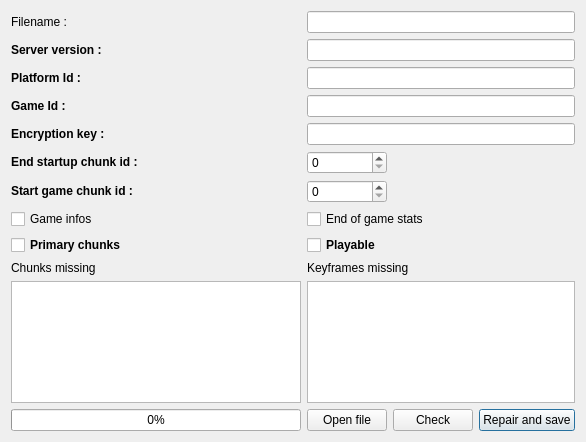
<?xml version="1.0" encoding="UTF-8"?>
<ui version="4.0">
 <class>RepairToolDialog</class>
 <widget class="QDialog" name="RepairToolDialog">
  <property name="enabled">
   <bool>true</bool>
  </property>
  <property name="geometry">
   <rect>
    <x>0</x>
    <y>0</y>
    <width>586</width>
    <height>442</height>
   </rect>
  </property>
  <property name="windowTitle">
   <string>Repair Tool</string>
  </property>
  <layout class="QGridLayout" name="gridLayout">
   <item row="2" column="1" colspan="3">
    <widget class="QLineEdit" name="lineEdit_platformid"/>
   </item>
   <item row="5" column="0">
    <widget class="QLabel" name="label_2">
     <property name="sizePolicy">
      <sizepolicy hsizetype="Preferred" vsizetype="Fixed">
       <horstretch>0</horstretch>
       <verstretch>0</verstretch>
      </sizepolicy>
     </property>
     <property name="font">
      <font>
       <weight>75</weight>
       <bold>true</bold>
      </font>
     </property>
     <property name="text">
      <string>End startup chunk id :</string>
     </property>
    </widget>
   </item>
   <item row="6" column="0">
    <widget class="QLabel" name="label_3">
     <property name="sizePolicy">
      <sizepolicy hsizetype="Preferred" vsizetype="Fixed">
       <horstretch>0</horstretch>
       <verstretch>0</verstretch>
      </sizepolicy>
     </property>
     <property name="font">
      <font>
       <weight>75</weight>
       <bold>true</bold>
      </font>
     </property>
     <property name="text">
      <string>Start game chunk id :</string>
     </property>
    </widget>
   </item>
   <item row="12" column="3">
    <widget class="QPushButton" name="pushButton_repairandsave">
     <property name="sizePolicy">
      <sizepolicy hsizetype="Minimum" vsizetype="Fixed">
       <horstretch>0</horstretch>
       <verstretch>0</verstretch>
      </sizepolicy>
     </property>
     <property name="text">
      <string>Repair and save</string>
     </property>
    </widget>
   </item>
   <item row="0" column="0">
    <widget class="QLabel" name="label_filename">
     <property name="sizePolicy">
      <sizepolicy hsizetype="Preferred" vsizetype="Fixed">
       <horstretch>0</horstretch>
       <verstretch>0</verstretch>
      </sizepolicy>
     </property>
     <property name="text">
      <string>Filename :</string>
     </property>
    </widget>
   </item>
   <item row="0" column="1" colspan="3">
    <widget class="QLineEdit" name="lineEdit_filename"/>
   </item>
   <item row="10" column="0">
    <widget class="QListWidget" name="listWidget_chunks"/>
   </item>
   <item row="10" column="1" colspan="3">
    <widget class="QListWidget" name="listWidget_keyframes"/>
   </item>
   <item row="2" column="0">
    <widget class="QLabel" name="label_6">
     <property name="font">
      <font>
       <weight>75</weight>
       <bold>true</bold>
      </font>
     </property>
     <property name="text">
      <string>Platform Id :</string>
     </property>
    </widget>
   </item>
   <item row="3" column="0">
    <widget class="QLabel" name="label_7">
     <property name="font">
      <font>
       <weight>75</weight>
       <bold>true</bold>
      </font>
     </property>
     <property name="text">
      <string>Game Id :</string>
     </property>
    </widget>
   </item>
   <item row="9" column="1" colspan="3">
    <widget class="QLabel" name="label_4">
     <property name="text">
      <string>Keyframes missing</string>
     </property>
    </widget>
   </item>
   <item row="3" column="1" colspan="3">
    <widget class="QLineEdit" name="lineEdit_gameid"/>
   </item>
   <item row="9" column="0">
    <widget class="QLabel" name="label">
     <property name="text">
      <string>Chunks missing</string>
     </property>
    </widget>
   </item>
   <item row="4" column="0">
    <widget class="QLabel" name="label_8">
     <property name="font">
      <font>
       <weight>75</weight>
       <bold>true</bold>
      </font>
     </property>
     <property name="text">
      <string>Encryption key :</string>
     </property>
    </widget>
   </item>
   <item row="4" column="1" colspan="3">
    <widget class="QLineEdit" name="lineEdit_encryptionkey"/>
   </item>
   <item row="8" column="1" colspan="3">
    <widget class="QCheckBox" name="checkBox_playable">
     <property name="font">
      <font>
       <weight>75</weight>
       <bold>true</bold>
      </font>
     </property>
     <property name="text">
      <string>Playable</string>
     </property>
    </widget>
   </item>
   <item row="8" column="0">
    <widget class="QCheckBox" name="checkBox_primarychunks">
     <property name="font">
      <font>
       <weight>75</weight>
       <bold>true</bold>
      </font>
     </property>
     <property name="text">
      <string>Primary chunks</string>
     </property>
    </widget>
   </item>
   <item row="12" column="1">
    <widget class="QPushButton" name="pushButton_openfile">
     <property name="text">
      <string>Open file</string>
     </property>
    </widget>
   </item>
   <item row="12" column="2">
    <widget class="QPushButton" name="pushButton_check">
     <property name="text">
      <string>Check</string>
     </property>
    </widget>
   </item>
   <item row="1" column="0">
    <widget class="QLabel" name="label_5">
     <property name="font">
      <font>
       <weight>75</weight>
       <bold>true</bold>
      </font>
     </property>
     <property name="text">
      <string>Server version :</string>
     </property>
    </widget>
   </item>
   <item row="1" column="1" colspan="3">
    <widget class="QLineEdit" name="lineEdit_serverversion"/>
   </item>
   <item row="7" column="0">
    <widget class="QCheckBox" name="checkBox_gameinfos">
     <property name="text">
      <string>Game infos</string>
     </property>
    </widget>
   </item>
   <item row="12" column="0">
    <widget class="QProgressBar" name="progressBar">
     <property name="value">
      <number>0</number>
     </property>
    </widget>
   </item>
   <item row="7" column="1" colspan="3">
    <widget class="QCheckBox" name="checkBox_endofgamestats">
     <property name="text">
      <string>End of game stats</string>
     </property>
    </widget>
   </item>
   <item row="6" column="1">
    <widget class="QSpinBox" name="spinBox_startgamechunkid"/>
   </item>
   <item row="5" column="1">
    <widget class="QSpinBox" name="spinBox_endstartupchunkid"/>
   </item>
  </layout>
 </widget>
 <tabstops>
  <tabstop>lineEdit_filename</tabstop>
  <tabstop>lineEdit_serverversion</tabstop>
  <tabstop>lineEdit_platformid</tabstop>
  <tabstop>lineEdit_gameid</tabstop>
  <tabstop>lineEdit_encryptionkey</tabstop>
  <tabstop>spinBox_endstartupchunkid</tabstop>
  <tabstop>spinBox_startgamechunkid</tabstop>
  <tabstop>checkBox_gameinfos</tabstop>
  <tabstop>checkBox_endofgamestats</tabstop>
  <tabstop>checkBox_primarychunks</tabstop>
  <tabstop>checkBox_playable</tabstop>
  <tabstop>listWidget_chunks</tabstop>
  <tabstop>listWidget_keyframes</tabstop>
  <tabstop>pushButton_openfile</tabstop>
  <tabstop>pushButton_check</tabstop>
  <tabstop>pushButton_repairandsave</tabstop>
 </tabstops>
 <resources/>
 <connections/>
</ui>
